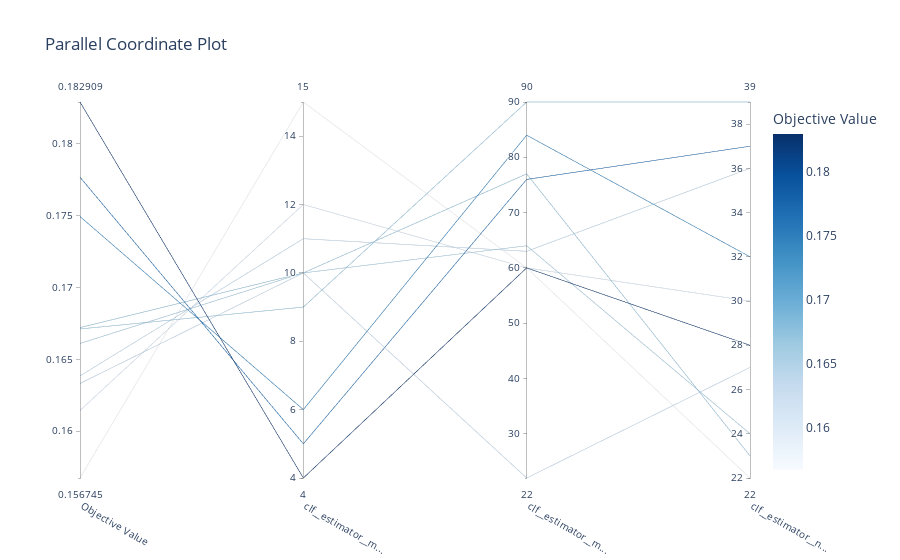

Notebook source saved alongside this figure:
### Code cell
plot_parallel_coordinate(clf.study_)

### Figure 1 — Plotly figure (JSON) as saved in the notebook; plotly's stock layout.template omitted (floating-point values rounded to 4 significant figures)
{"data": [{"dimensions": [{"label": "Objective Value", "range": [0.1567, 0.1829], "values": [0.1672, 0.1829, 0.1749, 0.1661, 0.1777, 0.1639, 0.1671, 0.1567, 0.1633, 0.1614]}, {"label": "clf__estimator__m...", "range": [4, 15], "values": [10, 4, 6, 10, 5, 11, 9, 15, 10, 12]}, {"label": "clf__estimator__m...", "range": [22, 90], "values": [77, 60, 84, 64, 76, 63, 90, 60, 22, 60]}, {"label": "clf__estimator__n...", "range": [22, 39], "values": [23, 28, 32, 24, 37, 36, 39, 22, 27, 30]}], "labelangle": 30, "labelside": "bottom", "line": {"color": [0.1672, 0.1829, 0.1749, 0.1661, 0.1777, 0.1639, 0.1671, 0.1567, 0.1633, 0.1614], "colorbar": {"title": {"text": "Objective Value"}}, "colorscale": [[0, "rgb(247,251,255)"], [0.125, "rgb(222,235,247)"], [0.25, "rgb(198,219,239)"], [0.375, "rgb(158,202,225)"], [0.5, "rgb(107,174,214)"], [0.625, "rgb(66,146,198)"], [0.75, "rgb(33,113,181)"], [0.875, "rgb(8,81,156)"], [1, "rgb(8,48,107)"]], "reversescale": false, "showscale": true}, "type": "parcoords"}], "layout": {"title": {"text": "Parallel Coordinate Plot"}}}
